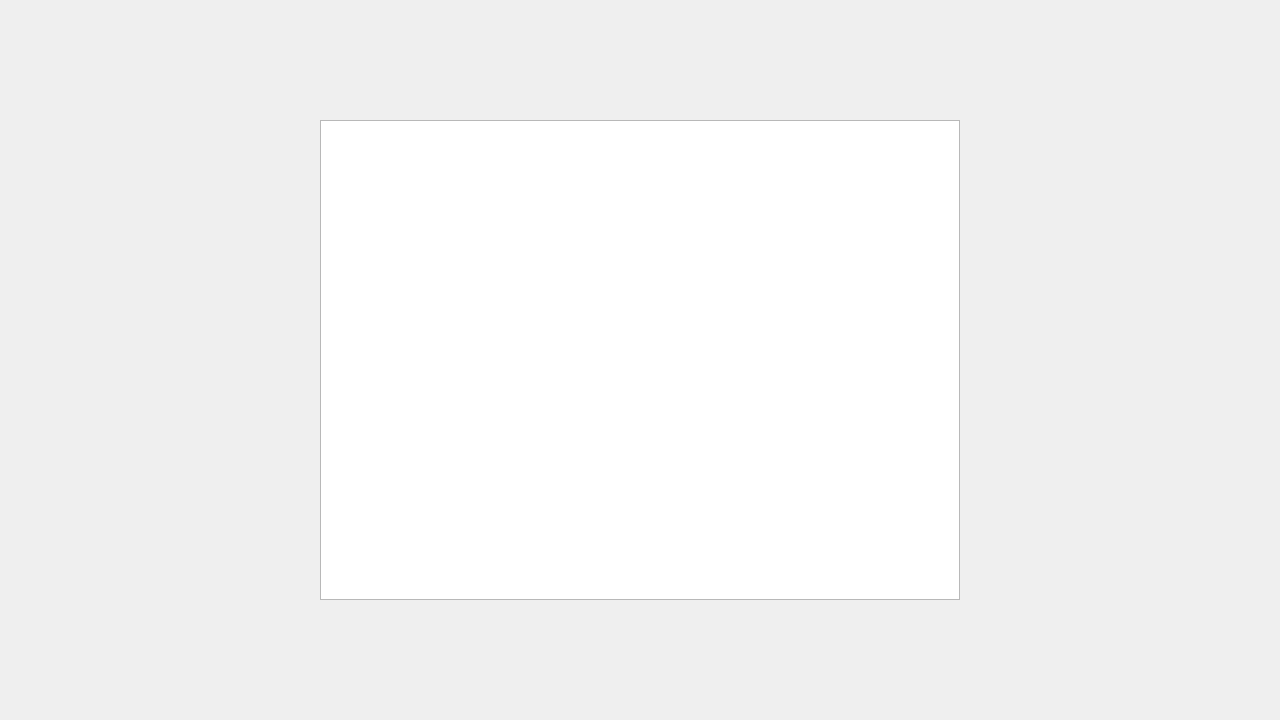
<?xml version="1.0" encoding="UTF-8"?>
<ui version="4.0">
 <class>ShutDownWindow</class>
 <widget class="QDialog" name="ShutDownWindow">
  <property name="geometry">
   <rect>
    <x>0</x>
    <y>0</y>
    <width>1280</width>
    <height>720</height>
   </rect>
  </property>
  <property name="windowTitle">
   <string>Title</string>
  </property>
  <widget class="QGraphicsView" name="gv_shutdown">
   <property name="geometry">
    <rect>
     <x>320</x>
     <y>120</y>
     <width>640</width>
     <height>480</height>
    </rect>
   </property>
  </widget>
 </widget>
 <resources/>
 <connections/>
</ui>
